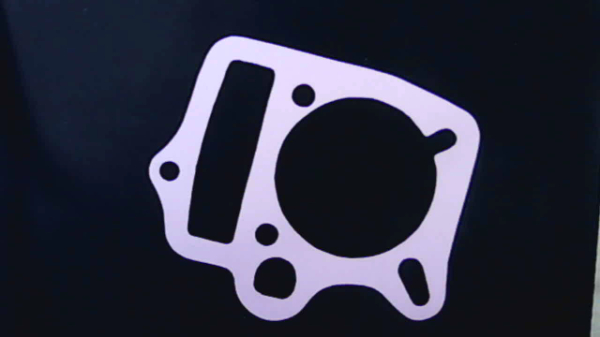
#> input picture opencv/pysource/image/good.jpg, 600 x 337 px
$ python 01.load_image.py
#> lines starting #> are read from the running program, lines starting #| are printed output that depends on the picture
import cv2

# read image
img = cv2.imread("image/good.jpg")
#> img is the input picture: shape (337, 600, 3); mean B, G, R 65.2, 49.3, 47.7

# convert image to gray scale
gray_img = cv2.cvtColor(img, cv2.COLOR_BGR2GRAY)
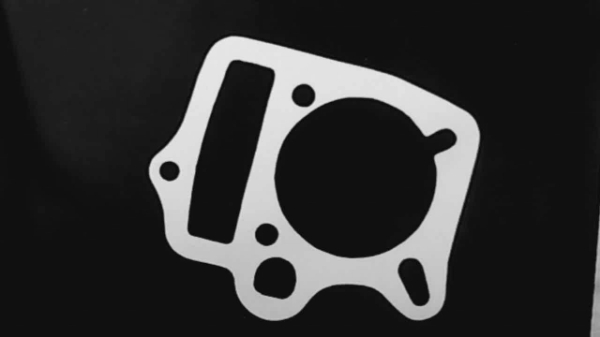
#> gray_img: shape (337, 600); min 6, max 236, mean 50.6

# save img
cv2.imwrite("image/01.gray_img.png", gray_img)

# show img
cv2.imshow("gray img", gray_img)
cv2.imshow("rgb img", img)
cv2.waitKey(0)
cv2.destroyAllWindows()

$ run again, with opencv/pysource/image/error1.jpg copied over opencv/pysource/image/good.jpg
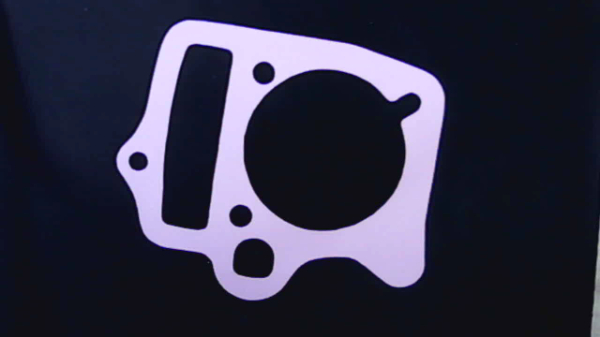
#> input picture opencv/pysource/image/error1.jpg, 600 x 337 px
#> img is the input picture: shape (337, 600, 3); mean B, G, R 69.1, 49.8, 50.7
#> `gray_img = cv2.cvtColor(img, cv2.COLOR_BGR2GRAY)`:
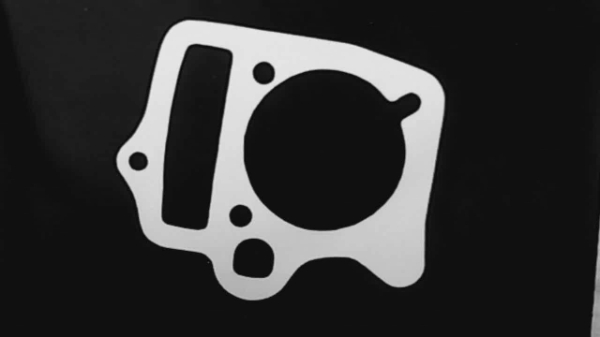
#> gray_img: shape (337, 600); min 8, max 234, mean 52.2
